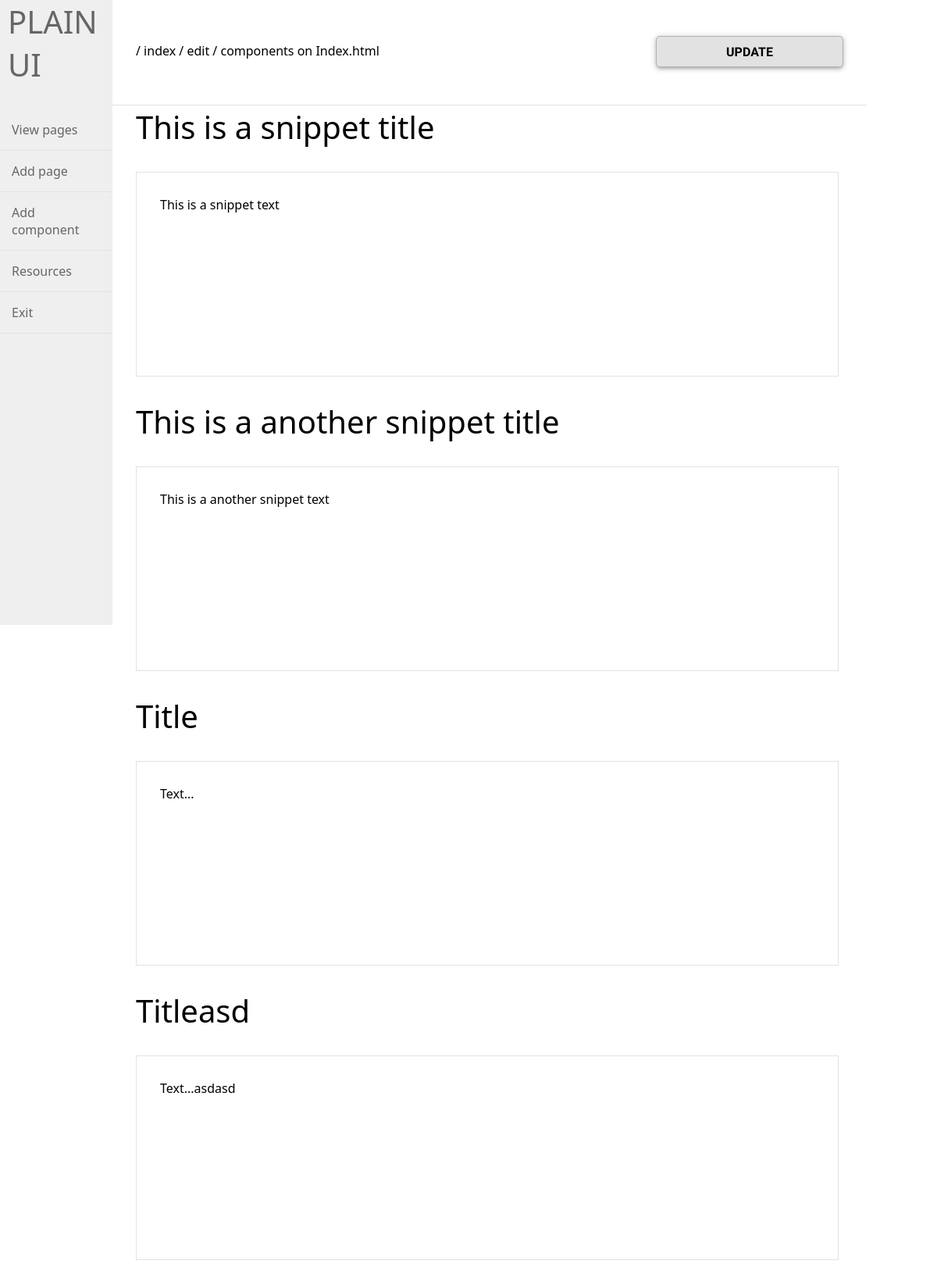
/components/edit/1/ (signed in), run on an earlier commit of the app's database.
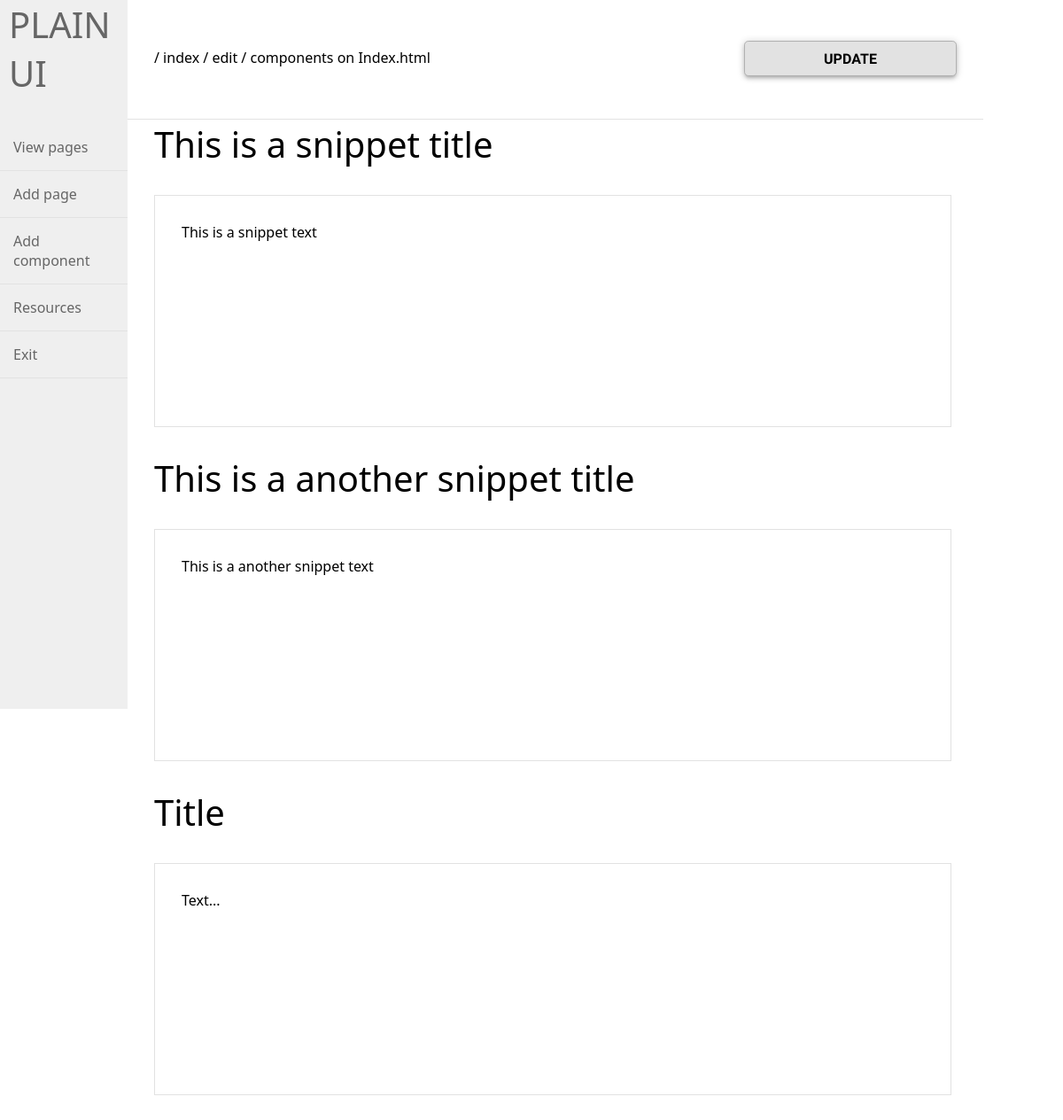
And on a later commit of the database.
### tables this page shows
CREATE TABLE `pages` (
  `id` int(11) NOT NULL,
  `page_name` varchar(255) NOT NULL,
  `sub` int(11) NOT NULL
);

CREATE TABLE `components` (
  `id` int(11) NOT NULL,
  `pid` int(11) NOT NULL,
  `component_title` tinytext NOT NULL,
  `component_text` longtext NOT NULL
);

### resources/PHP/Class.DB.php (called while the page is built, shortened)
<?php
class DB {
	private static $instance;
	private $connection;
	private function __construct() {
		$this->connection = new mysqli(HOST,USERNAME,PASSWORD,DATABASE);
		$this->connection->set_charset(CHARSET);
	}
	public static function init() {
		if(is_null(self::$instance)) {
			self::$instance = new DB();
		}
		return self::$instance;
	}
	public function __call($name, $args){
		if(method_exists($this->connection, $name)) {
			 return call_user_func_array(array($this->connection, $name), $args);
		} else {
			 trigger_error('Unknown Method ' . $name . '()', E_USER_WARNING);
			 return false;
		}
	}
}
class sql {
	protected $database;
	public function __construct() {
		$this->database = DB::init();
	}
	public function select($table,$query,$col,$value) {
		$value = isset($value) ? $value : exit;
		$q = "SELECT ".$this->clean($query,'query')." FROM ".$this->clean($table,'table')." WHERE ".$this->clean($col,'cols')." = ?";
		$stmt  = $this->database->prepare($q);
		if(is_int($value)) {
			$stmt->bind_param("i", $value);
			} else {
			$stmt->bind_param("s", $value);
		}
		if($stmt != NULL) {
			if($stmt->execute()) {
			$stmt->store_result();
			$res = [];
			$data = [];
			$array = [];
			$meta = $stmt->result_metadata();
			while($field = $meta->fetch_field()) {
				  $res[] = &$data[$field->name];
			}
			call_user_func_array(array($stmt, 'bind_result'), $res);
			$i=0;
			while($stmt->fetch()) {
				  $array[$i] = array();
				  foreach($data as $k=>$v)
				  $array[$i][$k] = $v;
				  $i++;
			}
			}
		}
		return $array;
	}
	public function intcast($int) {
		if($int >=0) {
			$int = intval($int);
			$int = (int)$int;
		}
		return (int)$int;
	}
	public function clean($string,$method='') {
		$data = '';
		switch($method) {
			case 'num':
				$data =  preg_replace('/[0-9]+/','', $string);
			break;
			case 'query':
				$search  = ['`','"','\'',';'];
				$replace = ['','','',''];
				$data = str_replace($search,$replace,$string);
			break;
			case 'cols':
				$search  = ['`','"','\'',';'];
				$replace = ['','','',''];
				$data = str_replace($search,$replace,$string);
			break;
			case 'table':
				$search  = ['`','"',',','\'',';','.','$','%'];
				$replace = ['','','','','','','',''];
				$data = str_replace($search,$replace,$string);
			break;
			}
		return $data;
	}
}
?>

### core/EditComponents.php (the view, shortened to what this page needs)
<?php
	include("../resources/PHP/Class.DB.php");
	include("Cryptography.php");
	$cryptography = new Cryptography;
	$db = new sql();
	if(isset($_SESSION['token'])) {
		$token = $_SESSION['token'];
	} else {
			$token = $cryptography->getToken();
			$_SESSION['token'] = $token;
	}
	if(!isset($_SESSION['uuid'])) {
		$token  = $cryptography->uniqueID();
		$token .= $cryptography->uniqueID();
		$token .= $cryptography->uniqueID();
		$token .= $cryptography->uniqueID();
		$_SESSION['uuid'] = $token;
	} else {
		$token = $_SESSION['uuid'];
	}
	if(isset($_REQUEST['pid'])) {
		$pageid = $db->intcast($_REQUEST['pid']);
	}
	$table    = 'components';
	$column   = 'pid';
	$value    =  $pageid;
	$operator = '*';
	$result = $db->select($table,$operator,$column,$value);
	$table    = 'pages';
	$column   = 'id';
	$value    =  $pageid;
	$operator = '*';
	$result_header = $db->select($table,$operator,$column,$value);
?>
<!DOCTYPE html>
<html>
<head>
	<link rel="stylesheet" href="<?php echo SITE;?>assets/css/tokens.css" />
</head>
<body>
<div class="container">
	<header class="header">
	<h1><a href="<?php echo SITE;?>index.php">PLAIN UI</a></h1>
	<ul class="navigate">
	<li><a href="<?php echo SITE;?>pages/">View pages</a></li>
	<li><a href="<?php echo SITE;?>pages/add/">Add page</a></li>
	<li><a href="<?php echo SITE;?>components/add/">Add component</a></li>
	<li><a href="<?php echo SITE;?>resources/">Resources</a></li>
	<li><a href="<?php echo SITE;?>logout/<?php echo $token;?>/">Exit</a></li>
	</ul>
	</header>
	<nav class="nav">
	/ index / edit / components on <?php echo $result_header[0]['page_name'];?> <input type="submit" onclick="plainui.post();" class="btn" value="update" />
	</nav>
	<article class="main">
	<form name="post" action="" method="POST" id="form" autocomplete="off" data-lpignore="true" enctype="multipart/form-data">
	<?php
	for($i=0;$i<count($result);$i++){
	?>
		<h1><div name="" contentEditable="true" id="titleditor-<?php echo $i;?>" oninput="plainui.proc('titleditor-<?php echo $i;?>','component_title_<?php echo $i;?>');"><?php echo $result[$i]['component_title'];?></div></h1>
		<div name="component_text" contentEditable="true" name="post-message" class="texteditor" id="texteditor-<?php echo $i;?>" oninput="plainui.proc('texteditor-<?php echo $i;?>','component_text_<?php echo $i;?>');" placeholder="Write..."><?php echo $result[$i]['component_text'];?></div>
	<?php
	}
	?>
	</form>
	</article>
</div>
</body>
</html>

### assets/css/tokens.css (style rules this page uses)
:root { --backdrop: #fff; --flower-red: #e23241; --flower-fuchsia: #bf045b; --flower-pink: #d95555; --flower-creme: #d98d62; --petal-yellow: #fce27d; --red: #b42d40; --lightred: #ff9c9c; --green: #14cc00; --lightgreen: #cbd187; --blue: #2d73b4; --lightblue: #9ccfff; --magenta: #9933cc; --lightmagenta: #f3c5fd; --black: #000000; --lightblack: #666666; --white: #ffffff; --lightwhite: #fffdf5; --grey: #b1b1b1; --lightgrey: #e2e2e2; --transparent: rgba(0, 0, 0, 0); --font-family: "Segoe UI", "Cantarell", sans-serif; --font-family-input: "Cantarell", sans-serif; --fontsize-small: 14px; --fontsize-medium: 24px; --fontsize-large: 32px; --fontsize-xlarge: 40px; --fontweight-normal: normal; --fontweight-bold: bold; --spacing-small: 5px; --spacing-medium: 10px; --spacing-large: 20px; --spacing-xlarge: 30px; --shadow-small: 0 1px 1px 0 rgba(0,0,0,0.12), 0 2px 1px -1px rgba(0,0,0,0.12), 0 1px 3px 0 rgba(0,0,0,0.20); --shadow-medium: 0 3px 4px 0 rgba(0,0,0,0.12), 0 3px 3px -2px rgba(0,0,0,0.12), 0 1px 8px 0 rgba(0,0,0,0.20); --shadow-large: 0 6px 10px 0 rgba(0,0,0,0.12), 0 1px 18px 0 rgba(0,0,0,0.12), 0 3px 5px -1px rgba(0,0,0,0.20); --viewwidth-small: 10vw; --viewwidth-medium: 20vw; --viewwidth-large: 50vw; --viewwidth-xlarge: 100vw; }
* { font-family: var(--font-family); }
html, body { padding: 0px; margin: 0px; }
input { font-family: var(--font-family-input); font-weight: var(--fontweight-normal); padding: 0.6em; margin: 0em; border: 1px solid white; border-radius: 0.3em; width: var(--viewwidth-medium); font-size: var(--font-medium); }
input[type=button],input[type=submit],input[type=reset] { width: var(--viewwidth-medium); background-color: var(--lightgrey) !important; border: 1px solid var(--grey) !important; color: var(--black); box-shadow: var(--shadow-medium); font-weight: var(--fontweight-bold); text-transform: uppercase; transition-duration: 0.3s; width: 15em; cursor: pointer; }
h1, h2, h3, h4, h5, h6 { font-family: var(--font-family); margin: 0em; padding: 0em; }
h1 { font-weight: 100; font-size: var(--fontsize-xlarge); margin-bottom: var(--spacing-xlarge); }
body { background-color: #ffffff; margin: 0; padding: 0; }
.container { width: 100%; overflow: hidden; position: relative; }
.header { background-color: #efefef; height: 100vh; width: 12%; float: left; display: inline-block; }
.nav { background-color: rgba(0, 0, 0, 0); height: 134px; line-height: 130px; width: 78%; padding-left: var(--spacing-xlarge); float: left; display: block; border-bottom: 1px solid var(--lightgrey); }
.main { background-color: rgba(0, 0, 0, 0); width: 80%; float: left; display: block; }
.header h1 { padding-left: 0px; margin-left: 10px; }
ul.navigate { list-style:none; margin: 0px; padding: 0px; }
ul.navigate li { border-bottom: 1px solid var(--lightgrey); padding-left: var(--spacing-xlarge); padding: 15px; }
ul.navigate li a { text-decoration: none; color: #666; }
a:link, a:visited { text-decoration: none; color: #666; }
.texteditor { border: 1px solid var(--lightgrey); box-shadow: --shadow-large; height: 200px; outline: none; padding: var(--spacing-xlarge); margin: var(--spacing-xlarge); }
h1 { margin-left: var(--spacing-xlarge); }
.btn { margin-right: var(--spacing-xlarge); float:right; margin-top: 46px; }

What changed in the data, as far as the page shows it:
removed components: component_title "Titleasd", component_text "Text...asdasd"
